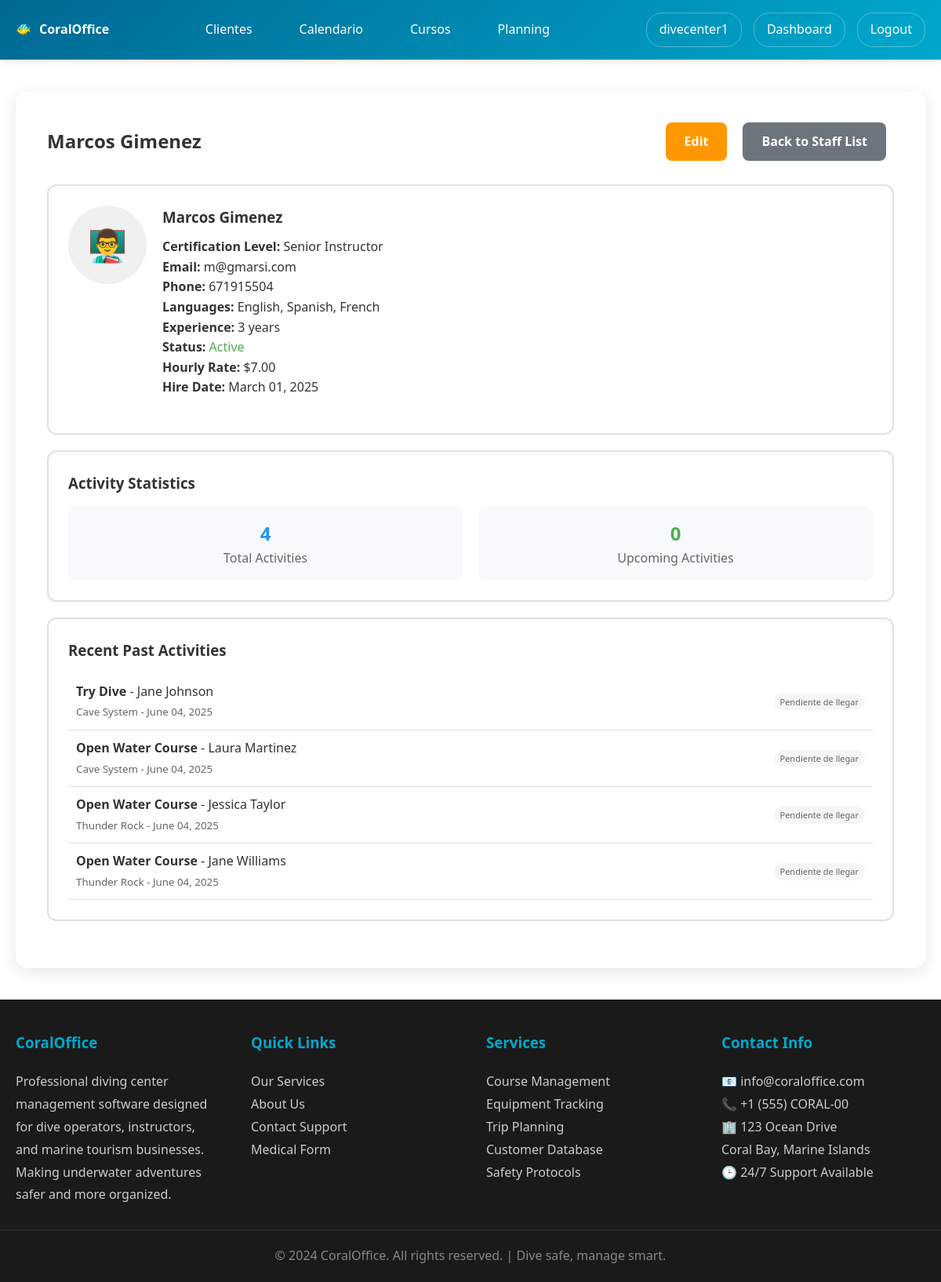
Before: /users/staff/1/ (signed in) with the older database file.
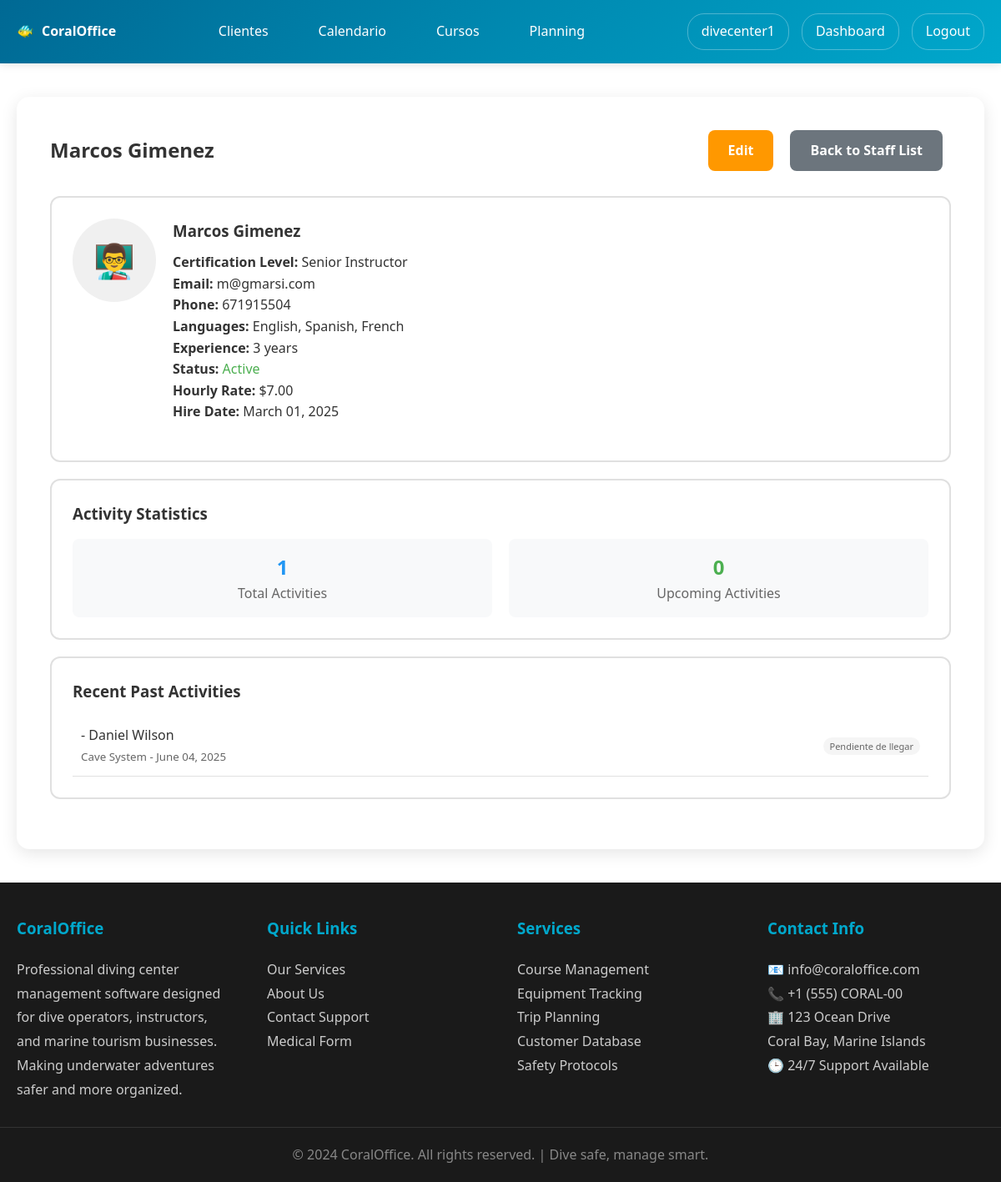
After: the same page with the newer database file.
### users/models.py (models this page shows, shortened)
class CustomerDiveActivity(models.Model):
    TANK_SIZE_CHOICES = [
        ('10L', '10L'),
        ('12L', '12L'),
        ('15L', '15L'),
        ('EAN12L', 'NITROX 12L'),
        ('EAN15L', 'NITROX 15L'),
    ]
    STATUS_CHOICES = [
        ('PENDING', 'Pendiente de llegar'),
        ('ON_BOARD', 'On Board'),
        ('BACK_ON_BOAT', 'Back on Boat'),
        ('DEPARTED', 'En curso'),
        ('FINISHED', 'Finalizado'),
    ]
    customer = models.ForeignKey(Customer, on_delete=models.CASCADE, related_name='dive_activities')
    dive_schedule = models.ForeignKey(DiveSchedule, on_delete=models.CASCADE, related_name='customer_activities')
    course = models.ForeignKey('Course', on_delete=models.CASCADE, related_name='customer_bookings', help_text="Course/Activity for this dive")
    activity = models.ForeignKey(DiveActivity, on_delete=models.CASCADE, related_name='customer_bookings', null=True, blank=True, help_text="DEPRECATED: Use course field instead")
    assigned_staff = models.ForeignKey('Staff', on_delete=models.SET_NULL, null=True, blank=True, related_name='assigned_activities', help_text="Instructor/guide assigned to this activity")
    course_session = models.ForeignKey('CourseSession', on_delete=models.SET_NULL, null=True, blank=True, related_name='dive_activities', help_text="Course session if this dive is part of a course")
    tank_size = models.CharField(max_length=10, choices=TANK_SIZE_CHOICES, default='12L')
    needs_wetsuit = models.BooleanField(default=False)
    needs_bcd = models.BooleanField(default=False)
    needs_regulator = models.BooleanField(default=False)
    needs_guide = models.BooleanField(default=False)
    needs_insurance = models.BooleanField(default=False)
    status = models.CharField(max_length=20, choices=STATUS_CHOICES, default='PENDING')
    has_arrived = models.BooleanField(default=False)
    is_paid = models.BooleanField(default=False)
    created_at = models.DateTimeField(auto_now_add=True)
    class Meta:
        unique_together = ['customer', 'dive_schedule']

class DiveActivity(models.Model):
    diving_center = models.ForeignKey(User, on_delete=models.CASCADE, related_name='dive_activities')
    name = models.CharField(max_length=100)
    description = models.TextField(blank=True)
    duration_minutes = models.IntegerField(default=60)
    price = models.DecimalField(max_digits=10, decimal_places=2, default=0.00)
    created_at = models.DateTimeField(auto_now_add=True)

class Customer(models.Model):
    DIVING_LEVEL_CHOICES = [
        ('NONE', 'No certification'),
        ('BEGINNER', 'Beginner'),
        ('OPEN_WATER', 'Open Water'),
        ('ADVANCED_OPEN_WATER', 'Advanced Open Water'),
        ('RESCUE_DIVER', 'Rescue Diver'),
        ('DIVEMASTER', 'Divemaster'),
        ('INSTRUCTOR', 'Instructor'),
    ]
    LANGUAGE_CHOICES = [
        ('EN', 'English'),
        ('ES', 'Spanish'),
        ('FR', 'French'),
        ('CAT', 'Catalan'),
        ('OTHER', 'Other'),
    ]
    COUNTRY_CHOICES = [
        ('US', 'United States'),
        ('CA', 'Canada'),
        ('GB', 'United Kingdom'),
        ('FR', 'France'),
        ('DE', 'Germany'),
        ('IT', 'Italy'),
        ('ES', 'Spain'),
        ('PT', 'Portugal'),
        ('NL', 'Netherlands'),
        ('BE', 'Belgium'),
        ('CH', 'Switzerland'),
        ('AT', 'Austria'),
        ('SE', 'Sweden'),
        ('NO', 'Norway'),
        ('DK', 'Denmark'),
        ('FI', 'Finland'),
        ('IN', 'India'),
        ('OTHER', 'Other'),
    ]
    diving_center = models.ForeignKey(User, on_delete=models.CASCADE, related_name='customers')
    first_name = models.CharField(max_length=50)
    last_name = models.CharField(max_length=50)
    email = models.EmailField()
    phone_number = models.CharField(max_length=20)
    country = models.CharField(max_length=10, choices=COUNTRY_CHOICES, default='OTHER')
    language = models.CharField(max_length=10, choices=LANGUAGE_CHOICES, default='EN')
    birthday = models.DateField(null=True, blank=True)
    certification_level = models.CharField(max_length=50, choices=DIVING_LEVEL_CHOICES, default='NONE')
    emergency_contact = models.CharField(max_length=100, blank=True)
    medical_conditions = models.TextField(blank=True)
    weight = models.FloatField(null=True, blank=True, help_text="Weight in kg")
    height = models.FloatField(null=True, blank=True, help_text="Height in cm")
    foot_size = models.FloatField(null=True, blank=True, help_text="Foot size (EU)")
    default_tank_size = models.CharField(max_length=10, choices=[
        ('10L', '10 Liters'),
        ('12L', '12 Liters'),
        ('15L', '15 Liters'),
        ('18L', '18 Liters'),
    ], default='12L', help_text="Default tank size for this customer")
    profile_picture = models.ImageField(upload_to='customer_profiles/', null=True, blank=True)
    diving_licence = models.FileField(upload_to='customer_documents/licences/', null=True, blank=True)
    diving_insurance = models.FileField(upload_to='customer_documents/insurance/', null=True, blank=True)
    medical_check = models.FileField(upload_to='customer_documents/medical/', null=True, blank=True)
    created_at = models.DateTimeField(auto_now_add=True)
    def get_full_name(self):
        return f"{self.first_name} {self.last_name}"

class DiveSchedule(models.Model):
    diving_center = models.ForeignKey(User, on_delete=models.CASCADE, related_name='dive_schedules')
    date = models.DateField()
    time = models.TimeField()
    dive_site = models.ForeignKey(DivingSite, on_delete=models.CASCADE, related_name='scheduled_dives')
    max_participants = models.IntegerField(default=46)
    description = models.TextField(blank=True)
    special_notes = models.TextField(blank=True, help_text="Special requirements or important notes for this dive")
    created_at = models.DateTimeField(auto_now_add=True)

class DivingSite(models.Model):
    diving_center = models.ForeignKey(User, on_delete=models.CASCADE, related_name='diving_sites')
    name = models.CharField(max_length=100)
    location = models.CharField(max_length=200)
    depth_min = models.FloatField(help_text="Minimum depth in meters")
    depth_max = models.FloatField(help_text="Maximum depth in meters")
    difficulty_level = models.CharField(max_length=20, choices=[
        ('BEGINNER', 'Beginner'),
        ('INTERMEDIATE', 'Intermediate'),
        ('ADVANCED', 'Advanced'),
        ('EXPERT', 'Expert'),
    ], default='BEGINNER')
    description = models.TextField(blank=True)
    special_requirements = models.TextField(blank=True)
    created_at = models.DateTimeField(auto_now_add=True)

### users/views.py (the view)
# urls.py: path('staff/<int:staff_id>/', views.staff_detail, name='staff_detail'),
@login_required
def staff_detail(request, staff_id):
    if not request.user.userprofile.is_diving_center:
        messages.error(request, 'Access denied.')
        return redirect('users:profile')
    staff_member = get_object_or_404(Staff, id=staff_id, diving_center=request.user)
    activities = CustomerDiveActivity.objects.filter(
        assigned_staff=staff_member
    ).order_by('-dive_schedule__date', '-dive_schedule__time').select_related(
        'customer', 'dive_schedule', 'activity', 'dive_schedule__dive_site'
    )
    from datetime import date
    upcoming_activities = activities.filter(dive_schedule__date__gte=date.today())
    past_activities = activities.filter(dive_schedule__date__lt=date.today())
    total_activities = activities.count()
    upcoming_count = upcoming_activities.count()
    return render(request, 'users/staff_detail.html', {
        'staff_member': staff_member,
        'upcoming_activities': upcoming_activities,
        'past_activities': past_activities,
        'total_activities': total_activities,
        'upcoming_count': upcoming_count,
    })

### users/models.py (called while the page is built)
    def get_full_name(self):
        return f"{self.first_name} {self.last_name}"

### users/templates/users/staff_detail.html (shortened to what this page needs)
{% extends 'users/base.html' %}
{% block users_content %}
<div style="display: flex; justify-content: space-between; align-items: center; margin-bottom: 30px;">
    <h2>{{ staff_member.get_full_name }}</h2>
    <div style="display: flex; gap: 10px;">
        <a href="{% url 'users:edit_staff' staff_member.id %}" class="btn" style="background: #ff9800;">Edit</a>
        <a href="{% url 'users:staff_list' %}" class="btn" style="background: #6c757d;">Back to Staff List</a>
    </div>
</div>
<div class="user-card">
    <div style="display: flex; align-items: start; gap: 20px; margin-bottom: 20px;">
        {% if staff_member.profile_picture %}
            <img src="{{ staff_member.profile_picture.url }}" alt="{{ staff_member.get_full_name }}" style="width: 100px; height: 100px; border-radius: 50%; object-fit: cover;">
        {% else %}
            <div style="width: 100px; height: 100px; border-radius: 50%; background: #f0f0f0; display: flex; align-items: center; justify-content: center; font-size: 40px;">👨‍🏫</div>
        {% endif %}
        <div style="flex: 1;">
            <h3 style="margin: 0 0 10px 0;">{{ staff_member.get_full_name }}</h3>
            <p><strong>Certification Level:</strong> {{ staff_member.get_certification_level_display }}</p>
            <p><strong>Email:</strong> {{ staff_member.email }}</p>
            <p><strong>Phone:</strong> {{ staff_member.phone_number }}</p>
            <p><strong>Languages:</strong> {{ staff_member.languages }}</p>
            <p><strong>Experience:</strong> {{ staff_member.experience_years }} years</p>
            <p><strong>Status:</strong> <span style="color: {% if staff_member.status == 'ACTIVE' %}#4caf50{% else %}#f44336{% endif %};">{{ staff_member.get_status_display }}</span></p>
            <p><strong>Hourly Rate:</strong> ${{ staff_member.hourly_rate }}</p>
            <p><strong>Hire Date:</strong> {{ staff_member.hire_date|date:"F d, Y" }}</p>
        </div>
    </div>
</div>
<div class="user-card">
    <h3>Activity Statistics</h3>
    <div style="display: grid; grid-template-columns: repeat(auto-fit, minmax(200px, 1fr)); gap: 20px; margin-top: 15px;">
        <div style="text-align: center; padding: 15px; background: #f8f9fa; border-radius: 8px;">
            <div style="font-size: 24px; font-weight: bold; color: #2196f3;">{{ total_activities }}</div>
            <div style="color: #666;">Total Activities</div>
        </div>
        <div style="text-align: center; padding: 15px; background: #f8f9fa; border-radius: 8px;">
            <div style="font-size: 24px; font-weight: bold; color: #4caf50;">{{ upcoming_count }}</div>
            <div style="color: #666;">Upcoming Activities</div>
        </div>
    </div>
</div>
{% if past_activities %}
<div class="user-card">
    <h3>Recent Past Activities</h3>
    <div style="margin-top: 15px;">
        {% for activity in past_activities|slice:":10" %}
        <div style="padding: 10px; border-bottom: 1px solid #e0e0e0;">
            <div style="display: flex; justify-content: space-between; align-items: center;">
                <div>
                    <strong>{{ activity.activity.name }}</strong> - {{ activity.customer.get_full_name }}
                    <br>
                    <small style="color: #666;">{{ activity.dive_schedule.dive_site.name }} - {{ activity.dive_schedule.date|date:"F d, Y" }}</small>
                </div>
                <span style="padding: 2px 8px; background: #f5f5f5; color: #666; border-radius: 12px; font-size: 11px;">{{ activity.get_status_display }}</span>
            </div>
        </div>
        {% endfor %}
    </div>
</div>
{% endif %}
{% endblock %}

Changed rows visible on the page:
removed CustomerDiveActivity: activity.name "Try Dive", customer.get_full_name "Jane Johnson", dive_schedule.dive_site.name "Cave System", dive_schedule "June 04, 2025", status "Pendiente de llegar"
removed CustomerDiveActivity: activity.name "Open Water Course", customer.get_full_name "Laura Martinez", dive_schedule.dive_site.name "Cave System", dive_schedule "June 04, 2025", status "Pendiente de llegar"
removed CustomerDiveActivity: activity.name "Open Water Course", customer.get_full_name "Jessica Taylor", dive_schedule.dive_site.name "Thunder Rock", dive_schedule "June 04, 2025", status "Pendiente de llegar"
removed CustomerDiveActivity: activity.name "Open Water Course", customer.get_full_name "Jane Williams", dive_schedule.dive_site.name "Thunder Rock", dive_schedule "June 04, 2025", status "Pendiente de llegar"
added CustomerDiveActivity: customer.get_full_name "Daniel Wilson", dive_schedule.dive_site.name "Cave System", dive_schedule "June 04, 2025", status "Pendiente de llegar"
Other visible differences:
{{ total_activities }}: "4" → "1"
